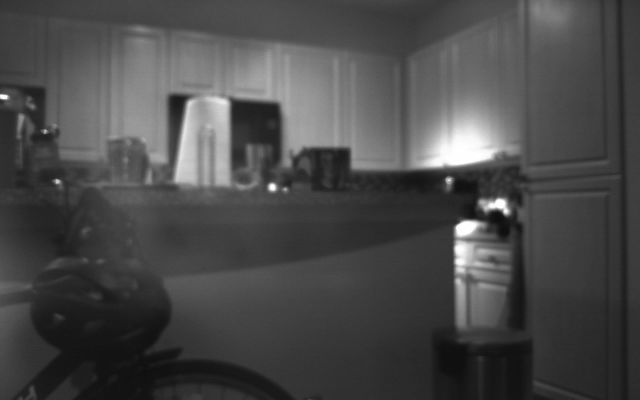
#> input picture ImageSet1/image_00.png, 1280 x 800 px (shown at 1/2 size); its folder holds 4 pictures in this run
$ python mosaic.py   (Python 2 division)   (older library calls are emulated)
#> lines starting #> are read from the running program, lines starting #| are printed output that depends on the picture; long printed decimals are rounded
import numpy as np
import cv2
import random

CAM_KX = 720.
CAM_KY = CAM_KX
CAM_CX = 320.
CAM_CY = 200.

# DO NOT MODIFY cam_params_to_mat
# [5 lines left out: function cam_params_to_mat, not called in this run]

# DO NOT MODIFY descript_keypt_extract
def descript_keypt_extract(img):
    """Takes an image and converts it to a list of descriptors and corresponding keypoints.

    From http://docs.opencv.org/3.0-beta/doc/py_tutorials/py_feature2d/py_orb/py_orb.html#orb

    Returns:
        des (np.ndarray): Nx32 array of N feature descriptors of length 32.
        kpts (list of N np.matrix of shape 3x1): List of N corresponding keypoints in
            homogeneous form.
        img2 (np.array): Image which draws the locations of found keypoints.
    """

    # Initiate STAR detector
    orb = cv2.ORB()

    # find the keypoints with ORB
    kpts = orb.detect(img,None)

    # compute the descriptors with ORB
    kpts, des = orb.compute(img, kpts)

    # draw only keypoints location,not size and orientation
    img2 = cv2.drawKeypoints(img, kpts, color=(255,0,0), flags=0)

    kpts = [np.mat([kpt.pt[0], kpt.pt[1], 1.0]).T for kpt in kpts]

    return des, kpts, img2

# fill your in code here
def propose_pairs(descripts_a, keypts_a, descripts_b, keypts_b):
    """Given a set of descriptors and keypoints from two images, propose good keypoint pairs.

    Feature descriptors should encode local image geometry in a way that is invariant to
    small changes in perspective. They should be comparible using an L2 metric.

    For the top N matching descrpitors, select and return the top corresponding keypoint pairs.

    Returns:
        pair_pts_a (list of N np.matrix of shape 3x1): List of N corresponding keypoints in
            homogeneous form.
        pair_pts_b (list of N np.matrix of shape 3x1): List of N corresponding keypoints in
            homogeneous form.
    """
    # code here
    pair_pts_a = []
    pair_pts_b = []

    for i in range(len(descripts_a)):
        temp = []
        for j in range(len(descripts_b)):
            ad = descripts_a[i]
            bd = descripts_b[j]
            dist = cv2.norm(ad,bd,cv2.NORM_HAMMING)
            temp.append([dist, j])

        temp = sorted(temp)
        pair_pts_a.append(keypts_a[i])
        pair_pts_b.append(keypts_b[temp[0][1]])
    #print "A: \n", pair_pts_a
    #print "B: \n", pair_pts_b

    return pair_pts_a, pair_pts_b

# fill your in code here
def homog_dlt(ptsa, ptsb):
    """From a list of point pairs, find the 3x3 homography between them.

    Find the homography H using the direct linear transform method. For correct
    correspondences, the points should all satisfy the equality
    w*ptb = H pta, where w > 0 is some multiplier.

    Arguments:
        ptsa (list of N np.matrix of shape 3x1): List of N corresponding keypoints in
            homogeneous form.
        ptsb (list of N np.matrix of shape 3x1): List of N corresponding keypoints in
            homogeneous form.

    Returns:
        H (np.matrix of shape 3x3): Homography found using DLT.
    """
    # code here
    a = []
    print ptsa
    for i in range(len(ptsa)):
        u, v = ptsa[i][0], ptsa[i][1]
        u_p, v_p = ptsb[i][0], ptsb[i][1]
        a.append([u, v, 1, 0, 0, 0, -u_p*u, -u_p*v, -u_p])
        a.append([0, 0, 0, u, v, 1, -v_p*u, -v_p*v, -v_p])
    a = np.asarray(a)
    u, s, vt = np.linalg.svd(a)
    v = vt.T
    h = v[:,-1]
    res = [[h[0], h[1], h[2]], [h[3], h[4], h[5]], [h[6], h[7], h[8]]]
    H = np.asarray(res)
    return H

# fill your in code here
def homog_ransac(pair_pts_a, pair_pts_b):
    """From possibly good keypoint pairs, determine the best homography using RANSAC.

    For a set of possible pairs, many of which are incorrect, determine the homography
    which best represents the image transformation. For the best found homography H,
    determine which points are close enough to be considered inliers for this model
    and return those.

    Returns:
        H (np.matrix of shape 3x3): Homography found using DLT and RANSAC.
        best_inliers_a (list of N np.matrix of shape 3x1): List of N corresponding keypoints in
            homogeneous form.
        best_inliers_b (list of N np.matrix of shape 3x1): List of N corresponding keypoints in
            homogeneous form.
    """
    # code here
    best_H = None
    best_points = None
    best_inliers = None
    threshold = 3
    n = 1000
    for i in range(n):
        rands = random.sample(xrange(len(pair_pts_a)), 4)
        cor_a = [pair_pts_a[rands[0]], pair_pts_a[rands[1]], pair_pts_a[rands[2]], pair_pts_a[rands[3]]]
        cor_b = [pair_pts_b[rands[0]], pair_pts_b[rands[1]], pair_pts_b[rands[2]], pair_pts_b[rands[3]]]
        inliers = []
        H = homog_dlt(cor_a, cor_b)
        for i in range(len(pair_pts_a)):
            b = pair_pts_a[i]
            b_p = pair_pts_b[i]
            dist = cv2.norm(b, b_p,cv2.NORM_HAMMING)
            if dist < threshold:
                inliers.append((b, b_p))
        if len(inliers) > len(best_inliers):
            best_inliers = inliers
            best_H = H
            best_points = (cor_a, cor_b)

    best_inliers_a = []
    best_inliers_b = []
    for i in range(len(best_inliers)):
        best_inliers_a.append(best_inliers[i][0])
        best_inliers_b.append(best_inliers[i][1])

    return best_H, best_inliers_a, best_inliers_b

# DO NOT MODIFY perspect_combine
# [21 lines left out: function perspect_combine, not called in this run]

# DO NOT MODIFY img_combine_homog
def img_combine_homog(img_a, img_b, length_ab, width_ab):
    """Perspective warp and blend two images of nearby perspectives.
    """
    descripts_a, keypts_a, img_keypts_a = descript_keypt_extract(img_a)
    print descripts_a
    descripts_b, keypts_b, img_keypts_b = descript_keypt_extract(img_b)

    if True:
        cv2.imshow('Keypts A', img_keypts_a)
        cv2.imshow('Keypts B', img_keypts_b)

    pair_pts_a, pair_pts_b = propose_pairs(descripts_a, keypts_a, descripts_b, keypts_b)
    assert(len(pair_pts_a) == len(pair_pts_b))
    assert(np.shape(pair_pts_a[0]) == (3,1) and np.shape(pair_pts_b[0]) == (3,1))
    assert(isinstance(pair_pts_a[0], np.matrix) and isinstance(pair_pts_b[0], np.matrix))

    best_H, best_inliers_a, best_inliers_b = homog_ransac(pair_pts_a, pair_pts_b)
    assert(np.shape(best_H) == (3,3) and isinstance(best_H, np.matrix))
    print len(best_inliers_a)

    fixed_H = homog_dlt(best_inliers_a, best_inliers_b)
    assert(np.shape(fixed_H) == (3,3) and isinstance(fixed_H, np.matrix))

    img_ab = perspect_combine(img_a, img_b, fixed_H, length_ab, width_ab)
    return img_ab, fixed_H

# fill your in code here
# [33 lines left out: functions rot_from_homog, extract_y_angle, not called in this run]


# DO NOT MODIFY single_pair_combine
def single_pair_combine(img_ai, img_bi):
#> called with img_ai = 0, img_bi = 1
    img_a = cv2.imread('image_%02d.png'%img_ai)
#> img_a is the input picture: shape (800, 1280, 3); min 14, max 255, mean 73.7
    img_b = cv2.imread('image_%02d.png'%img_bi)
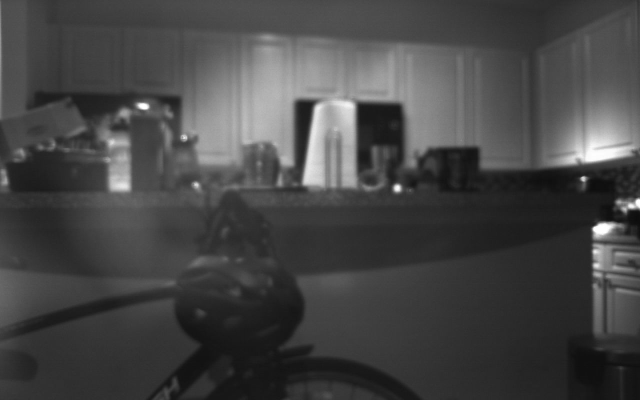
#> input picture ImageSet1/image_01.png, 1280 x 800 px (shown at 1/2 size)
#> img_b is the input picture: shape (800, 1280, 3); min 12, max 255, mean 70.1

    # decimate by 2
    img_a = img_a[::2,::2,:]
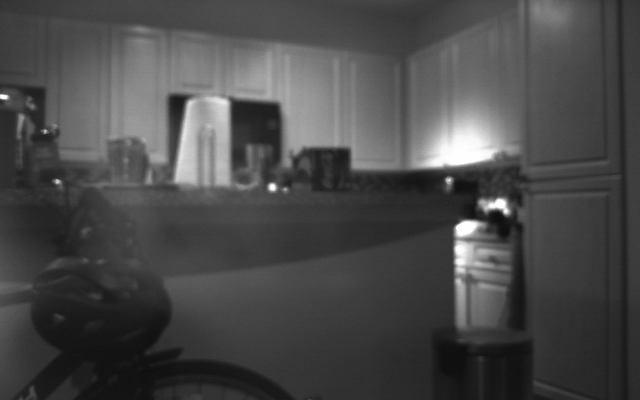
#> img_a: shape (400, 640, 3); min 15, max 255, mean 73.7
    img_b = img_b[::2,::2,:]
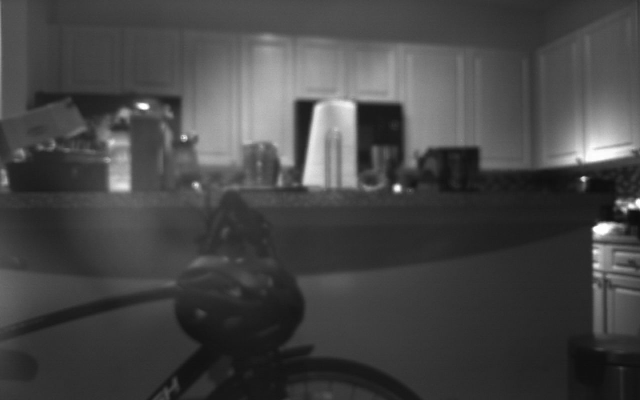
#> img_b: shape (400, 640, 3); min 12, max 255, mean 70.1

    length_ab, width_ab = 1000, 600
    img_ab, best_H = img_combine_homog(img_a, img_b, length_ab, width_ab)
#> in descript_keypt_extract, `kpts = orb.detect(img,None)`: kpts = 482 keypoints; strongest (x, y, size): (499, 200, 92.6), (457, 227, 92.6), (502, 201, 111.1), (271, 185, 53.6)
#> in descript_keypt_extract, `img2 = cv2.drawKeypoints(img, kpts, color=(255,0,0), flags=0)`:
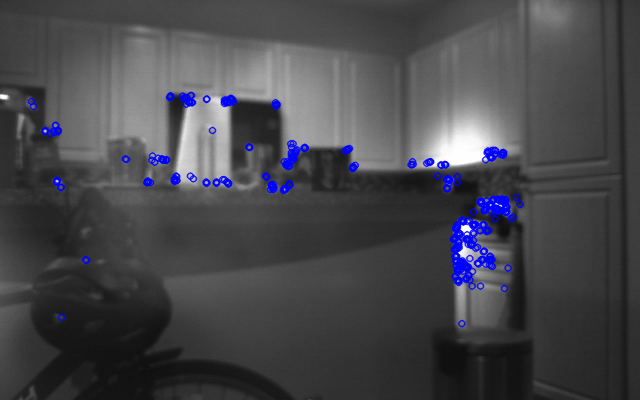
#> img2: shape (400, 640, 3); mean B, G, R 76.1, 71.1, 71.1
#> in descript_keypt_extract, `kpts = [np.mat([kpt.pt[0], kpt.pt[1], 1.0]).T for kpt in kpts]`: kpts = 482 items, first 6: [[191], [95], [1]], [[186], [97], [1]], [[230], [98], [1]], [[206], [99], [1]], [[226], [100], [1]], [[31], [101], [1]]
#> in img_combine_homog, `descripts_a, keypts_a, img_keypts_a = descript_keypt_extract(img_a)`:
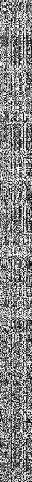
#> descripts_a: shape (482, 32); min 0, max 255, mean 133.1
#> in img_combine_homog, `descripts_a, keypts_a, img_keypts_a = descript_keypt_extract(img_a)`: keypts_a has the same summary as kpts in descript_keypt_extract
#> (printed output is left out)
#> in descript_keypt_extract (call 2), `kpts = orb.detect(img,None)`: kpts = 472 keypoints; strongest (x, y, size): (397, 187, 53.6), (593, 228, 37.2), (593, 229, 44.6), (395, 189, 44.6)
#> in descript_keypt_extract (call 2), `img2 = cv2.drawKeypoints(img, kpts, color=(255,0,0), flags=0)`:
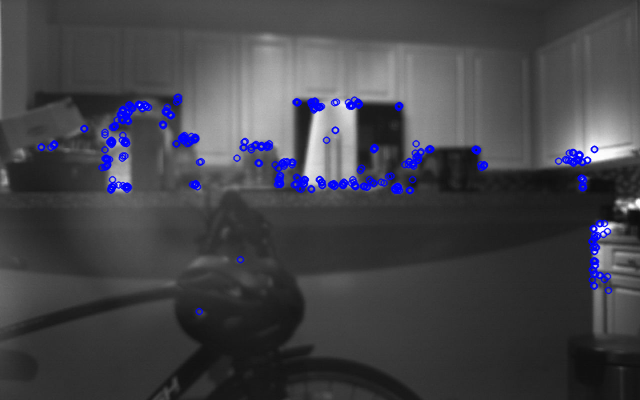
#> img2: shape (400, 640, 3); mean B, G, R 73, 67.5, 67.5
#> in descript_keypt_extract (call 2), `kpts = [np.mat([kpt.pt[0], kpt.pt[1], 1.0]).T for kpt in kpts]`: kpts = 472 items, first 6: [[315], [101], [1]], [[358], [103], [1]], [[144], [104], [1]], [[311], [104], [1]], [[139], [105], [1]], [[352], [105], [1]]
#> in img_combine_homog, `descripts_b, keypts_b, img_keypts_b = descript_keypt_extract(img_b)`:
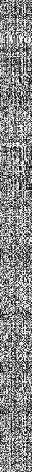
#> descripts_b: shape (472, 32); min 0, max 255, mean 135.8
#> in img_combine_homog, `descripts_b, keypts_b, img_keypts_b = descript_keypt_extract(img_b)`: keypts_b has the same summary as kpts in descript_keypt_extract
#> after the loop in propose_pairs, `for i in range(len(descripts_a)):`: pair_pts_a = 482 items, first 6: [[191], [95], [1]], [[186], [97], [1]], [[230], [98], [1]], [[206], [99], [1]], [[226], [100], [1]], [[31], [101], [1]]; pair_pts_b = 482 items, first 6: [[315], [101], [1]], [[315], [101], [1]], [[357.6], [102], [1]], [[388.2], [176.2], [1]], [[352], [105], [1]], [[122], [119], [1]]
#> the loop in homog_ransac, `for i in range(n):` made 1 pass
#> rands on pass 1: [432, 197, 388, 455]
#| [matrix([[283.669],
#|         [188.117],
#|         [  1.        ]]), matrix([[455.040],
#|         [260.640],
#|         [  1.        ]]), matrix([[467.804],
#|         [238.879],
#|         [  1.        ]]), matrix([[458.647],
#|         [247.240],
#|         [  1.        ]])]

    K = cam_params_to_mat(CAM_KX, CAM_KY, CAM_CX, CAM_CY)
    R = rot_from_homog(best_H, K)
    assert(np.shape(R) == (3,3) and isinstance(R, np.matrix))
    y_ang = extract_y_angle(R)

    print 'H'
    print best_H
    print 'K'
    print K
    print 'R'
    print R
    print 'Y angle in Radians/Degrees'
    print y_ang, np.rad2deg(yang)

    cv2.imshow('Image A', img_a)
    cv2.imshow('Image B', img_b)
    cv2.imshow('Combined Image', img_ab)
    cv2.waitKey(0)

# DO NOT MODIFY multi_pair_combine
# [15 lines left out: function multi_pair_combine, not called in this run]

# DO NOT MODIFY main
def main():
    if True:
        single_pair_combine(0, 1)

    if False:
        multi_pair_combine(0, 5)

'''ptsa = [[223.94883728, 101.52348328, 1],
        [174, 180, 1],
        [446, 179, 1],
        [347.04000854, 149.76000977, 1]]
ptsb = [[349.36022949, 104.50946808, 1],
        [303.84002686, 182.88000488, 1],
        [580.80004883, 177.6000061, 1],
        [475.20001221, 149.76000977, 1]]

print 'ptsa: ' + str(ptsa)
print 'ptsb: ' + str(ptsb)
print 'h: ' + str(homog_dlt(ptsa, ptsb))'''

if __name__ == "__main__":
#> (the run stopped early here; a loop or call above may not have finished)
